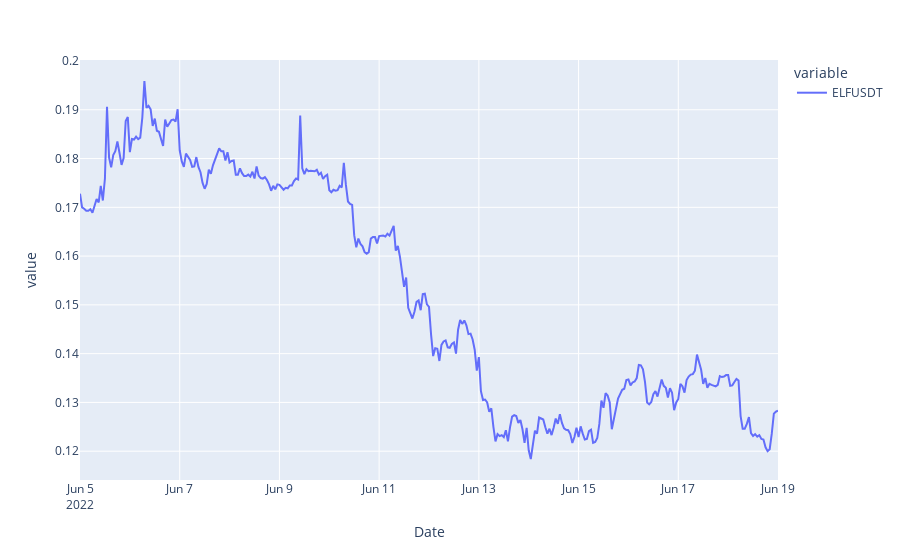
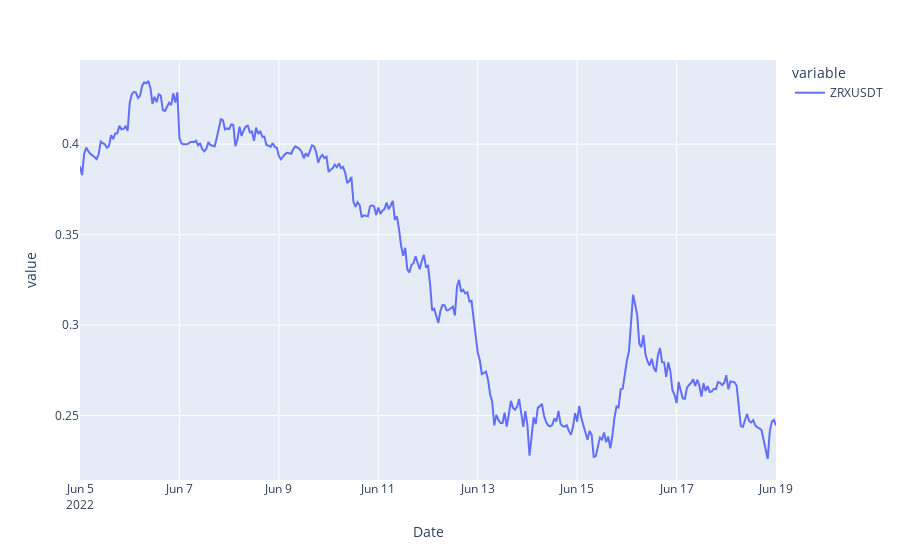
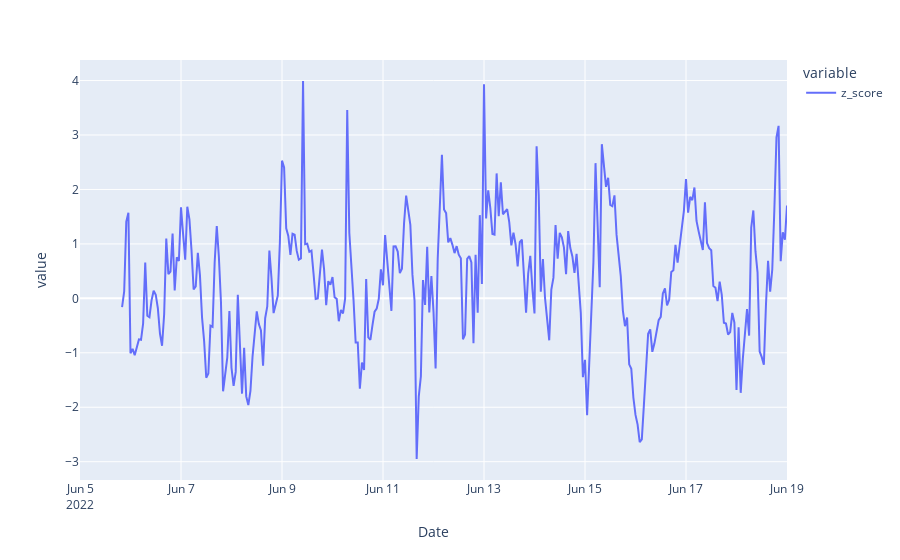
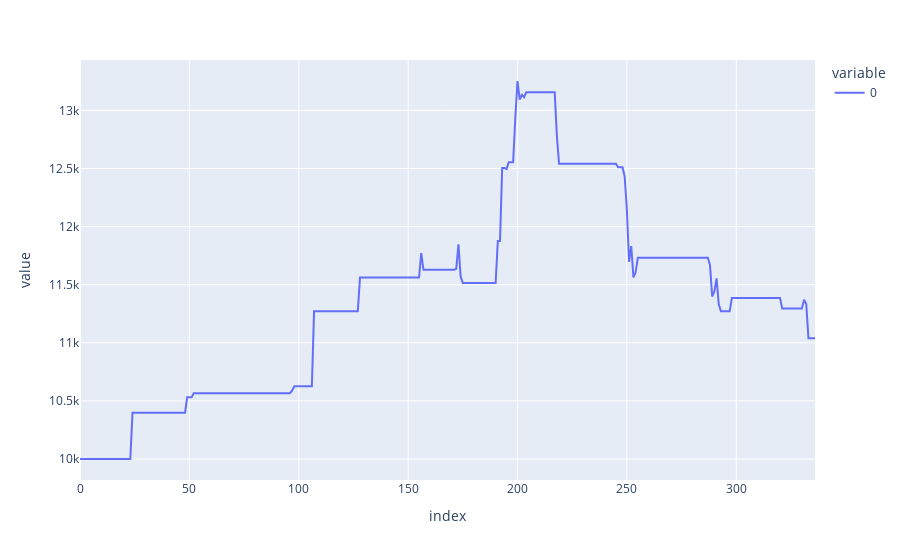

The code cell stored with these charts, in order, in its notebook:
### Code cell
# import libraries
from binance.client import Client
import pandas as pd
import numpy as np
import plotly.express as px
from selenium.webdriver.common.keys import Keys

# initialize Binance API
api_key = "'JCoYhkwlhS6VuGlBLipNkup8HyZ80AKZmnNkbJ3t2jwkbS9ULCufj1dS8gLT1Baq'" 
api_secret = "'qapsxymK6NGYJCHAd26FRSwrk4SZhjjc2BaO1Q2a2rPBPgXOCk1MKJvVItFrCSoy'" 
client = Client(api_key, api_secret)

# define query variables
symbol2 = "ELFUSDT"
symbol3 = "ZRXUSDT"
from_date = "05, June 2022"
to_date = "19, June 2022"

# define algorithm variables
current_balance = starting_capital = 10000
rolling_window = 21
z_score_buy_threshold = -3
z_score_short_threshold = 1.5
transaction_fee = 0 #0.0750 / 100

# pull and format data
def get_data(symbol):
    candles = client.get_historical_klines(symbol, Client.KLINE_INTERVAL_1HOUR, from_date, to_date)
    df_ticker = pd.DataFrame(candles)
    df_ticker = df_ticker.iloc[:, [0, 4]]
    df_ticker[0] = df_ticker[0] / 1000
    df_ticker[0] = pd.to_datetime(df_ticker[0], unit='s')
    df_ticker.columns = ["Date", symbol]
    df_ticker = df_ticker.set_index("Date")
    return df_ticker

# get datasets
dt_2 = get_data(symbol2)
dt_3 = get_data(symbol3)

# combine data
df_ticker_main = dt_2.join(dt_3)
df_ticker_main = df_ticker_main.dropna()
df_ticker_main = df_ticker_main.astype(float)

# calculate z score
df_ticker_main[symbol2 + "_Log"] = np.log(df_ticker_main[symbol2])
df_ticker_main[symbol3 + "_Log"] = np.log(df_ticker_main[symbol3])
df_ticker_main["Distance"] = df_ticker_main[symbol2 + "_Log"] - df_ticker_main[symbol3 + "_Log"]
df_ticker_main["Mean_Dist"] = df_ticker_main["Distance"].rolling(rolling_window).mean()
df_ticker_main["Std_Dist"] = df_ticker_main["Distance"].rolling(rolling_window).std()
df_ticker_main["z_score"] = (df_ticker_main["Distance"] - df_ticker_main["Mean_Dist"]) / df_ticker_main["Std_Dist"]

# determine trades
open_orders = net_return = net_change = buy_price = short_price = counts = time_period = sell_price = 0
index_length = len(df_ticker_main)
balance_list = []
returns_list = []
for index, row in df_ticker_main.iterrows():
    current_price = row[symbol2]
    z_score = row["z_score"]

    # stop when balance reduces and
    if current_balance > 0.1 and counts < (index_length - z_score):

        # close any open buy positions
        if open_orders == 1 and z_score_short_threshold:
            sell_price = current_price
            net_return = (sell_price / buy_price)
            net_change = (sell_price - buy_price) / buy_price
            current_balance = current_balance * (1 - transaction_fee) * net_return
            returns_list.append(net_change)
            open_orders = 0

        # close any open short positions
        if open_orders == 2 and z_score_buy_threshold:
            sell_price = current_price
            net_return = (short_price / sell_price)
            net_change = (short_price - sell_price) / short_price
            current_balance = current_balance * (1 - transaction_fee) * net_return
            returns_list.append(net_change)
            open_orders = 0

        # calculate buy's
        if open_orders == 0 and z_score <= z_score_buy_threshold:
            buy_price = current_price
            open_orders = 1

        # calculate shorts's
        if open_orders == 0 and z_score >= z_score_short_threshold:
            short_price = current_price
            open_orders = 2

        # print trade information
        dfr = (counts, "Balance " + str(current_balance), "Buy Price " + str(buy_price)
              , "Sell Price " + str(sell_price), "Net Return " + str(net_return))

    # increment index
    balance_list.append(current_balance)

    counts += 1

# calculate Sharpe Ratio
mean_return = np.average(returns_list)
std_return = np.std(returns_list)
sharpe_ratio = mean_return / std_return
sharpe_ratio_hourly = np.sqrt(365) * sharpe_ratio

#Calculate WinRate
win = 5.5
lost = 1
win = win + 1
lost= lost + 1
amount = 300
amount = amount + (win * 0.10)
amount = amount - (lost * 0.10)


# print results
dfr = print("Hourly Sharpe Ratio", round(sharpe_ratio_hourly, 300))
dfr = print("Current Balance", round(current_balance, 300))
dfr = print("Starting Balance", round(starting_capital, 300))
dfr = print("Net Return", round(current_balance / starting_capital, 300))
dfr = print('Winrate', win / (win + lost) * 100)
dfr = pd.DataFrame

# plot symbol 2
fig = px.line(df_ticker_main[symbol2])
fig.show()

# plot symbol 3
fig = px.line(df_ticker_main[symbol3])
fig.show()

# plot z-score
fig = px.line(df_ticker_main["z_score"])
fig.show()

# plot balance
fig = px.line(balance_list)
fig.show()

### Figure 1 — Plotly figure (JSON) as saved in the notebook; plotly's stock layout.template omitted (floating-point values rounded to 4 significant figures; data arrays with more than 128 entries replaced by an {"elided": "..."} marker saying what was removed)
{"data": [{"hovertemplate": "variable=ELFUSDT<br>Date=%{x}<br>value=%{y}<extra></extra>", "legendgroup": "ELFUSDT", "line": {"color": "#636efa", "dash": "solid"}, "marker": {"symbol": "circle"}, "mode": "lines", "name": "ELFUSDT", "orientation": "v", "showlegend": true, "type": "scatter", "x": {"elided": "337 str values"}, "xaxis": "x", "y": {"elided": "337 float values"}, "yaxis": "y"}], "layout": {"autosize": true, "legend": {"title": {"text": "variable"}, "tracegroupgap": 0}, "margin": {"t": 60}, "xaxis": {"anchor": "y", "autorange": true, "domain": [0, 1], "range": ["2022-06-05", "2022-06-19"], "title": {"text": "Date"}, "type": "date"}, "yaxis": {"anchor": "x", "autorange": true, "domain": [0, 1], "range": [0.1141, 0.2002], "title": {"text": "value"}, "type": "linear"}}}

### Figure 2 — Plotly figure (JSON) as saved in the notebook; plotly's stock layout.template omitted (floating-point values rounded to 4 significant figures; data arrays with more than 128 entries replaced by an {"elided": "..."} marker saying what was removed)
{"data": [{"hovertemplate": "variable=ZRXUSDT<br>Date=%{x}<br>value=%{y}<extra></extra>", "legendgroup": "ZRXUSDT", "line": {"color": "#636efa", "dash": "solid"}, "marker": {"symbol": "circle"}, "mode": "lines", "name": "ZRXUSDT", "orientation": "v", "showlegend": true, "type": "scatter", "x": {"elided": "337 str values"}, "xaxis": "x", "y": {"elided": "337 float values"}, "yaxis": "y"}], "layout": {"autosize": true, "legend": {"title": {"text": "variable"}, "tracegroupgap": 0}, "margin": {"t": 60}, "xaxis": {"anchor": "y", "autorange": true, "domain": [0, 1], "range": ["2022-06-05", "2022-06-19"], "title": {"text": "Date"}, "type": "date"}, "yaxis": {"anchor": "x", "autorange": true, "domain": [0, 1], "range": [0.2144, 0.4465], "title": {"text": "value"}, "type": "linear"}}}

### Figure 3 — Plotly figure (JSON) as saved in the notebook; plotly's stock layout.template omitted (floating-point values rounded to 4 significant figures; data arrays with more than 128 entries replaced by an {"elided": "..."} marker saying what was removed)
{"data": [{"hovertemplate": "variable=z_score<br>Date=%{x}<br>value=%{y}<extra></extra>", "legendgroup": "z_score", "line": {"color": "#636efa", "dash": "solid"}, "marker": {"symbol": "circle"}, "mode": "lines", "name": "z_score", "orientation": "v", "showlegend": true, "type": "scatter", "x": {"elided": "337 str values"}, "xaxis": "x", "y": {"elided": "337 float values"}, "yaxis": "y"}], "layout": {"autosize": true, "legend": {"title": {"text": "variable"}, "tracegroupgap": 0}, "margin": {"t": 60}, "xaxis": {"anchor": "y", "autorange": true, "domain": [0, 1], "range": ["2022-06-05", "2022-06-19"], "title": {"text": "Date"}, "type": "date"}, "yaxis": {"anchor": "x", "autorange": true, "domain": [0, 1], "range": [-3.336, 4.377], "title": {"text": "value"}, "type": "linear"}}}

### Figure 4 — Plotly figure (JSON) as saved in the notebook; plotly's stock layout.template omitted (floating-point values rounded to 4 significant figures; data arrays with more than 128 entries replaced by an {"elided": "..."} marker saying what was removed)
{"data": [{"hovertemplate": "variable=0<br>index=%{x}<br>value=%{y}<extra></extra>", "legendgroup": "0", "line": {"color": "#636efa", "dash": "solid"}, "marker": {"symbol": "circle"}, "mode": "lines", "name": "0", "orientation": "v", "showlegend": true, "type": "scatter", "x": {"elided": "337 int values"}, "xaxis": "x", "y": {"elided": "337 float values"}, "yaxis": "y"}], "layout": {"autosize": true, "legend": {"title": {"text": "variable"}, "tracegroupgap": 0}, "margin": {"t": 60}, "xaxis": {"anchor": "y", "autorange": true, "domain": [0, 1], "range": [0, 336], "title": {"text": "index"}, "type": "linear"}, "yaxis": {"anchor": "x", "autorange": true, "domain": [0, 1], "range": [9819.0, 13430.0], "title": {"text": "value"}, "type": "linear"}}}
